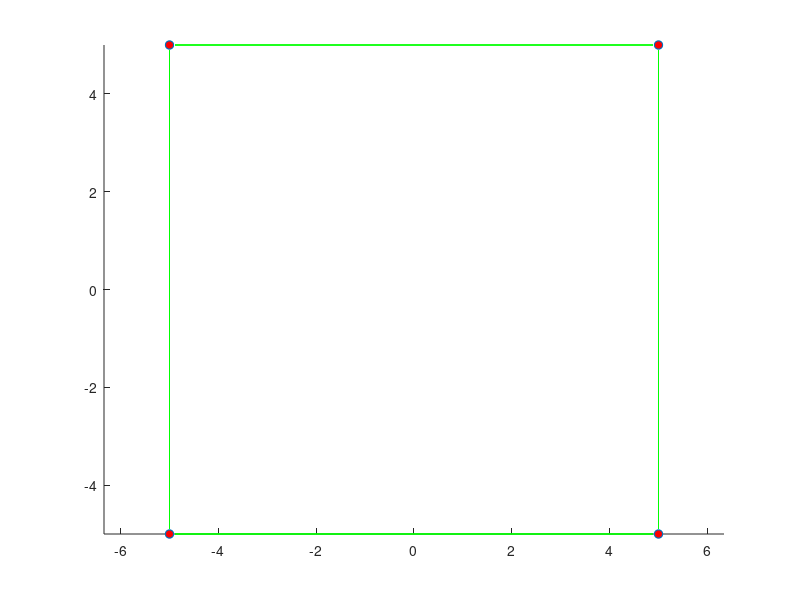
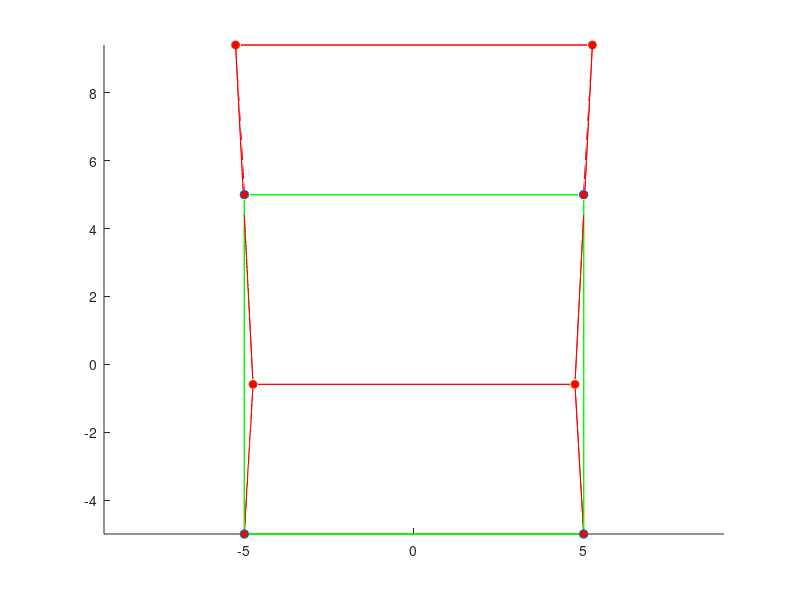

MATLAB code to generate these figures, in order:
function FEM_2Dor3D_linelast_standard
%
%          Example 2D and 3D Linear elastic FEM code
%            Currently coded to run either plane strain or plane stress (2DOF) or general 3D but
%            could easily be modified for axisymmetry too.
%
%        Variables read from input file;
%        nprops              No. material parameters
%        materialprops(i)    List of material parameters
%        ncoord              No. spatial coords (2 for 2D, 3 for 3D)
%        ndof                No. degrees of freedom per node (2 for 2D, 3 for 3D)
%                            (here ndof=ncoord, but the program allows them to be different
%                            to allow extension to plate & beam elements with C^1 continuity)
%        nnode               No. nodes
%        coords(i,j)         ith coord of jth node, for i=1..ncoord; j=1..nnode
%        nelem               No. elements
%        maxnodes            Max no. nodes on any one element (used for array dimensioning)
%        nelnodes(i)         No. nodes on the ith element
%        elident(i)          An integer identifier for the ith element.  Not used
%                            in this code but could be used to switch on reduced integration,
%                            etc.
%        connect(i,j)        List of nodes on the jth element
%        nfix                Total no. prescribed displacements
%        fixnodes(i,j)       List of prescribed displacements at nodes
%                            fixnodes(1,j) Node number
%                            fixnodes(2,j) Displacement component number (1, 2 or 3)
%                            fixnodes(3,j) Value of the displacement
%        ndload              Total no. element faces subjected to tractions
%        dloads(i,j)         List of element tractions
%                            dloads(1,j) Element number
%                            dloads(2,j) face number
%                            dloads(3,j), dloads(4,j), dloads(5,j) Components of traction
%                            (assumed uniform) 
%
%  To run the program you first need to set up an input file, as described in 
%  the lecture notes.  Then change the fopen command below to point to the file.
%  Also change the fopen command in the post-processing step (near the bottom of the
%  program) to point to a suitable output file.  Then execute the file in
%  the usual fashion (e.g. hit the green arrow at the top of the MATLAB
%  editor window)
% 
%
% ==================== Read data from the input file ===========================
%
%
% YOU NEED TO CHANGE THE PATH & FILE NAME TO POINT TO YOUR INPUT FILE
%
% infile=fopen('linear_elastic_Brick20.txt','r');
infile=fopen('LinearElastic_Hex8.txt','r');
outfile=fopen('Results_LinearElastic.txt','w');

[nprops,materialprops,ncoord,ndof,nnode,coords,nelem,maxnodes,connect,nelnodes,elident,nfix,fixnodes,ndload,dloads] = read_input_file(infile);

fclose(infile);

% Plot the initial mesh as a check
close all
figure
plotmesh(coords,ncoord,nnode,connect,nelem,elident,nelnodes,'g');

%
%============================ MAIN FEM ANALYSIS PROCEDURE ========================
%
%   dofs        Nodal displacements.  Let u_i^a be ith displacement component
%               at jth node.  Then dofs contain (u_1^1, u_2^1, u_1^2, u_2^2....) for 2D
%               and (u_1^1, u_2^1, u_3^1, u_1^2, u_2^2, u_3^2....) for 3D
%
%   K           Global stiffness matrix.  Stored as (K_1111 K_1112  K_1121  K_1122...
%                                                    K_1211 K_1212  K_1221  K_1222...
%                                                    K_2111 K_2112  K_2121  K_2122...)
%               for 2D problem and similarly for 3D problem
%   r           Force vector.  Currently only includes contribution from tractions
%               acting on element faces (i.e. body forces are neglected)
%
  dofs = zeros(ndof*nnode,1);  

  K = globalstiffness(ncoord,ndof,nnode,coords,nelem,maxnodes,elident,nelnodes,connect,materialprops,dofs);

  r = globaltraction(ncoord,ndof,nnode,ndload,coords,nelnodes,elident,connect,dloads,dofs);

%
%  Fix constrained nodes.  We should really do this in a way that preserves the symmetry of K
%  but it's not worth it for the small demo problems here.
%
  for n = 1:nfix
     rw = ndof*(fixnodes(1,n)-1) + fixnodes(2,n);
     for cl = 1:ndof*nnode
        K(rw,cl) = 0;
     end
     K(rw,rw) = 1.;
     r(rw) = fixnodes(3,n);
  end
%
% Solve for the displacements
%

  dofs = K\r;

%
%================================= POST-PROCESSING =================================
%
% Create a plot of the deformed mesh
%

  defcoords = zeros(ndof,nnode); 
  scalefactor = 1.0;
  for i = 1:nnode
    for j = 1:ndof
       defcoords(j,i) = coords(j,i) + scalefactor*dofs(ndof*(i-1)+j); 
    end
  end

 figure
 plotmesh(coords,ncoord,nnode,connect,nelem,elident,nelnodes,'g');
 hold on
 plotmesh(defcoords,ncoord,nnode,connect,nelem,elident,nelnodes,'r');  
  
 print_results(outfile, ...
    nprops,materialprops,ncoord,ndof,nnode,coords, ...
    nelem,maxnodes,connect,nelnodes,elident, ...
    nfix,fixnodes,ndload,dloads,dofs)
 
fclose(outfile); 
end 

%================= Material Stiffness ==================================
%
%    Computes elasticity tensor C_{ijkl} = shear modulus and Poissons ratio
%    Currently coded either for plane strain, plane stress or general 3D.
%
function C = materialstiffness(ndof,ncoord,strain,materialprops)

   mu = materialprops(1);
   nu = materialprops(2);
   
   C = zeros(ndof,ncoord,ndof,ncoord);
   
   if (ncoord == 2)   

%  planestrain = 0 => plane stress, planestrain = 1 => plane strain
   planestrain = materialprops(3);
 
     for i = 1:2
       for j = 1:2
         for k = 1:2
           for l = 1:2
             if (planestrain==1) 
               if (i==j && k==l)
                   C(i,j,k,l) = C(i,j,k,l)+2*mu*nu/(1-2*nu);
               end
             else
               if (i==j && k==l)
                   C(i,j,k,l) = C(i,j,k,l)+2*mu*nu/(1-nu);
               end
             end
             if (i==l && k==j)
                 C(i,j,k,l) = C(i,j,k,l)+mu;
             end
             if (i==k && j==l)
                 C(i,j,k,l) = C(i,j,k,l)+mu;
             end
           end
         end
       end
     end
     
   elseif (ncoord == 3) 

     for i = 1:3 
       for j = 1:3
         for k = 1:3
           for l = 1:3
             if (i==j && k==l)
                 C(i,j,k,l)=C(i,j,k,l) + 2.*mu*nu/(1.-2.*nu);
             end
             if (i==k && j==l)
                 C(i,j,k,l)=C(i,j,k,l) + mu;
             end
             if (i==l && j==k)
                 C(i,j,k,l)=C(i,j,k,l) + mu;
             end
            end
          end
        end
      end
    end

 end
%================= Material Stress ==================================
%
%   Computes stress sigma_{ij} given strain epsilon_{ij}
%
function stress = materialstress(ndof,ncoord,strain,materialprops)

   C = materialstiffness(ndof,ncoord,strain,materialprops);
   stress = zeros(ndof,ncoord);
   for i = 1 : ndof
     for j = 1 : ncoord
        for k = 1 : ndof
          for l = 1: ncoord
            stress(i,j) = stress(i,j) + C(i,j,k,l)*strain(k,l);
          end
        end
     end
   end
  end
%
%====================== No. integration points =============================
%
%   Defines the number of integration points:be used for
%   each element type
%
function n = numberofintegrationpoints(ncoord,nelnodes,elident)
  
   if (ncoord == 1) 
     n = nelnodes;   
   elseif (ncoord == 2) 
     if (nelnodes == 3)
         n = 1;
     end
     if (nelnodes == 6)
         n = 3;
     end
     if (nelnodes == 4)
         n = 4;
     end
     if (nelnodes == 8)
         n = 9;
     end
   elseif (ncoord == 3) 
     if (nelnodes == 4)
         n = 1 ;
     end
     if (nelnodes == 10)
         n = 4;
     end
     if (nelnodes == 8)
         n = 8;
     end
     if (nelnodes == 20)
         n = 27;
     end
   end
end   
%
%====================== INTEGRATION POINTS ==================================
%
%   Defines positions of integration points
%
function xi = integrationpoints(ncoord,nelnodes,npoints,elident)

   xi = zeros(ncoord,npoints);
%
%  1D elements
%
   if (ncoord == 1) 
     if (npoints==1) 
       xi(1,1) = 0.;
     elseif (npoints == 2) 
       xi(1,1) = -0.5773502692;
       xi(1,2) = -xi(1,1);
     elseif (npoints == 3) 
       xi(1,1) = -0.7745966692;
       xi(1,2) = 0.0;
       xi(1,3) = -xi(1,1);
     end
%
%  2D elements
%
   elseif (ncoord == 2) 
%
%    Triangular element
%
     if ( nelnodes == 3 || nelnodes == 6 ) 
       if (npoints == 1) 
         xi(1,1) = 1./3.;
         xi(2,1) = 1./3.;
       elseif (npoints == 3) 
         xi(1,1) = 0.6;
         xi(2,1) = 0.2;
         xi(1,2) = 0.2;
         xi(2,2) = 0.6;
         xi(1,3) = 0.2;
         xi(2,3) = 0.2;
       elseif (npoints == 4) 
         xi(1,1) = 1./3.;
         xi(2,1) = 1./3.;
         xi(1,2) = 0.6;
         xi(2,2) = 0.2;
         xi(1,3) = 0.2;
         xi(2,3) = 0.6;
         xi(1,4) = 0.2;
         xi(2,4) = 0.2;
       end
%
%    Rectangular element
%                  
     elseif ( nelnodes==4 || nelnodes==8 ) 

       if (npoints == 1) 
         xi(1,1) = 0.;
         xi(2,1) = 0.;
       elseif (npoints == 4) 
         xi(1,1) = -0.5773502692;
         xi(2,1) = xi(1,1);
         xi(1,2) = -xi(1,1);
         xi(2,2) = xi(1,1);
         xi(1,3) = xi(1,1);
         xi(2,3) = -xi(1,1);
         xi(1,4) = -xi(1,1);
         xi(2,4) = -xi(1,1);
       elseif (npoints == 9) 
         xi(1,1) = -0.7745966692;
         xi(2,1) = xi(1,1);
         xi(1,2) = 0.0;
         xi(2,2) = xi(1,1);
         xi(1,3) = -xi(1,1);
         xi(2,3) = xi(1,1);
         xi(1,4) = xi(1,1);
         xi(2,4) = 0.0;
         xi(1,5) = 0.0;
         xi(2,5) = 0.0;
         xi(1,6) = -xi(1,1);
         xi(2,6) = 0.0;
         xi(1,7) = xi(1,1);
         xi(2,7) = -xi(1,1);
         xi(1,8) = 0.;
         xi(2,8) = -xi(1,1);
         xi(1,9) = -xi(1,1);
         xi(2,9) = -xi(1,1);
       end
     end
%
%   3D elements
%
   elseif (ncoord == 3) 
%
%  3D elements
%
     if (nelnodes == 4 || nelnodes==10 ) 
       if (npoints == 1) 
         xi(1,1) = 0.25;
         xi(2,1) = 0.25;
         xi(3,1) = 0.25;
       elseif (npoints == 4) 
         xi(1,1) = 0.58541020;
         xi(2,1) = 0.13819660;
         xi(3,1) = xi(2,1);
         xi(1,2) = xi(2,1);
         xi(2,2) = xi(1,1);
         xi(3,2) = xi(2,1);
         xi(1,3) = xi(2,1);
         xi(2,3) = xi(2,1);
         xi(3,3) = xi(1,1);
         xi(1,4) = xi(2,1);
         xi(2,4) = xi(2,1);
         xi(3,4) = xi(2,1);
       end
     elseif ( nelnodes==8 || nelnodes==20 ) 
       if (npoints == 1) 
         xi(1,1) = 0.;
         xi(2,1) = 0.;
         xi(3,1) = 0.;
       elseif (npoints == 8) 
         x1D = [-0.5773502692,0.5773502692];
         for k = 1:2
           for j = 1:2 
             for i = 1:2
               n = 4*(k-1) + 2*(j-1) + i;
               xi(1,n) = x1D(i);
               xi(2,n) = x1D(j);
               xi(3,n) = x1D(k);
             end
           end
         end
       elseif (npoints == 27) 
         x1D = [-0.7745966692,0.,0.7745966692];
         for k = 1:3
           for j = 1:3
             for i = 1:3
               n = 9*(k-1) + 3*(j-1) + i;
               xi(1,n) = x1D(i);
               xi(2,n) = x1D(j);
               xi(3,n) = x1D(k);
             end
           end
         end
       end
     end
   end
end

%
%================= INTEGRATION WEIGHTS ==================================
%
%   Defines integration weights w_i
%
function w = integrationweights(ncoord,nelnodes,npoints,elident)

   w = zeros(npoints,1);

%
%  1D elements
%
   if (ncoord == 1) 
     if (npoints == 1)
       w(1) = 2.;
     elseif (npoints == 2) 
       w = [1.,1.];
     elseif (npoints == 3) 
       w = [0.555555555,0.888888888,0.555555555];
     end
%
%  2D elements
%
   elseif (ncoord == 2) 
%
%    Triangular element
%
     if ( nelnodes == 3 || nelnodes == 6 ) 
       if (npoints == 1) 
         w(1) = 0.5;
       elseif (npoints == 3) 
         w(1) = 1./6.;
         w(2) = 1./6.;
         w(3) = 1./6.;
       elseif (npoints == 4) 
         w = [-27./96.,25./96.,25/96.,25/96.];
       end
%
%    Rectangular element
%                  
     elseif ( nelnodes==4 || nelnodes==8 ) 

       if (npoints == 1) 
         w(1) = 4.;
       elseif (npoints == 4) 
         w = [1.,1.,1.,1.];
       elseif (npoints == 9 ) 
         w1D = [0.555555555,0.888888888,0.55555555555];
         for j = 1:3
           for i = 1:3
             n = 3*(j-1)+i;
             w(n) = w1D(i)*w1D(j);
           end
         end    
       end
     end 

   elseif (ncoord == 3) 
%
%  3D elements
%
     if (nelnodes == 4 || nelnodes==10 ) 
       if (npoints == 1) 
         w(1) = 1./6.;
       elseif (npoints == 4) 
         w = [1./24.,1./24.,1./24.,1./24.];
       end
     elseif ( nelnodes==8 || nelnodes==20 ) 
       if (npoints == 1) 
         w(1) = 8.;
       elseif (npoints == 8) 
         w = [1.,1.,1.,1.,1.,1.,1.,1.];
       elseif (npoints == 27) 
         w1D = [0.555555555,0.888888888,0.55555555555];
         for k = 1:3
           for j = 1:3
             for i = 1:3
               n = 9*(k-1)+3*(j-1)+i;
               w(n) = w1D(i)*w1D(j)*w1D(k);
             end
           end    
         end
       end
     end
   end
end

%
%================= SHAPE FUNCTIONS ==================================
%
%        Calculates shape functions for various element types
%
function N = shapefunctions(nelnodes,ncoord,elident,xi)
 

   N = zeros(nelnodes,1);
%
%  1D elements
%
  if (ncoord == 1) 
    if (nelnodes==2) 
      N(1) = 0.5*(1.+xi(1));
      N(2) = 0.5*(1.-xi(1));
    elseif (nelnodes == 3) 
      N(1) = -0.5*xi(1)*(1.-xi(1));
      N(2) =  0.5*xi(1)*(1.+xi(1));
      N(3) = (1.-xi(1))*(1.+xi(1));
    end
%
%  2D elements
%
   elseif (ncoord == 2) 
%
%    Triangular element
%
     if ( nelnodes == 3 ) 
       N(1) = xi(1);
       N(2) = xi(2);
       N(3) = 1.-xi(1)-xi(2);               
     elseif ( nelnodes == 6 ) 
       xi3 = 1.-xi(1)-xi(2);
       N(1) = (2.*xi(1)-1.)*xi(1);
       N(2) = (2.*xi(2)-1.)*xi(2);
       N(3) = (2.*xi3-1.)*xi3;
       N(4) = 4.*xi(1)*xi(2);
       N(5) = 4.*xi(2)*xi3;
       N(6) = 4.*xi3*xi(1);
%
%    Rectangular element
%                  
     elseif ( nelnodes == 4 ) 
       N(1) = 0.25*(1.-xi(1))*(1.-xi(2));
       N(2) = 0.25*(1.+xi(1))*(1.-xi(2));
       N(3) = 0.25*(1.+xi(1))*(1.+xi(2));
       N(4) = 0.25*(1.-xi(1))*(1.+xi(2));
     elseif (nelnodes == 8) 
       N(1) = -0.25*(1.-xi(1))*(1.-xi(2))*(1.+xi(1)+xi(2));
       N(2) = 0.25*(1.+xi(1))*(1.-xi(2))*(xi(1)-xi(2)-1.);
       N(3) = 0.25*(1.+xi(1))*(1.+xi(2))*(xi(1)+xi(2)-1.);
       N(4) = 0.25*(1.-xi(1))*(1.+xi(2))*(xi(2)-xi(1)-1.);
       N(5) = 0.5*(1.-xi(1)*xi(1))*(1.-xi(2));
       N(6) = 0.5*(1.+xi(1))*(1.-xi(2)*xi(2));
       N(7) = 0.5*(1.-xi(1)*xi(1))*(1.+xi(2));
       N(8) = 0.5*(1.-xi(1))*(1.-xi(2)*xi(2));
     end
%
   elseif (ncoord==3) 

     if (nelnodes == 4) 
       N(1) = xi(1);
       N(2) = xi(2);
       N(3) = xi(3);
       N(4) = 1.-xi(1)-xi(2)-xi(3);
     elseif (nelnodes == 10) 
       xi4 = 1.-xi(1)-xi(2)-xi(3);
       N(1) = (2.*xi(1)-1.)*xi(1);
       N(2) = (2.*xi(2)-1.)*xi(2);
       N(3) = (2.*xi(3)-1.)*xi(3);
       N(4) = (2.*xi4-1.)*xi4;
       N(5) = 4.*xi(1)*xi(2);
       N(6) = 4.*xi(2)*xi(3);
       N(7) = 4.*xi(3)*xi(1);
       N(8) = 4.*xi(1)*xi4;
       N(9) = 4.*xi(2)*xi4;
       N(10) = 4.*xi(3)*xi4;
     elseif (nelnodes == 8) 
       N(1) = (1.-xi(1))*(1.-xi(2))*(1.-xi(3))/8.;
       N(2) = (1.+xi(1))*(1.-xi(2))*(1.-xi(3))/8.;
       N(3) = (1.+xi(1))*(1.+xi(2))*(1.-xi(3))/8.;
       N(4) = (1.-xi(1))*(1.+xi(2))*(1.-xi(3))/8.;
       N(5) = (1.-xi(1))*(1.-xi(2))*(1.+xi(3))/8.;
       N(6) = (1.+xi(1))*(1.-xi(2))*(1.+xi(3))/8.;
       N(7) = (1.+xi(1))*(1.+xi(2))*(1.+xi(3))/8.;
       N(8) = (1.-xi(1))*(1.+xi(2))*(1.+xi(3))/8.;
     elseif (nelnodes == 20) 
       N(1) = (1.-xi(1))*(1.-xi(2))*(1.-xi(3))*(-xi(1)-xi(2)-xi(3)-2.)/8.;
       N(2) = (1.+xi(1))*(1.-xi(2))*(1.-xi(3))*(xi(1)-xi(2)-xi(3)-2.)/8.;
       N(3) = (1.+xi(1))*(1.+xi(2))*(1.-xi(3))*(xi(1)+xi(2)-xi(3)-2.)/8.;
       N(4) = (1.-xi(1))*(1.+xi(2))*(1.-xi(3))*(-xi(1)+xi(2)-xi(3)-2.)/8.;
       N(5) = (1.-xi(1))*(1.-xi(2))*(1.+xi(3))*(-xi(1)-xi(2)+xi(3)-2.)/8.;
       N(6) = (1.+xi(1))*(1.-xi(2))*(1.+xi(3))*(xi(1)-xi(2)+xi(3)-2.)/8.;
       N(7) = (1.+xi(1))*(1.+xi(2))*(1.+xi(3))*(xi(1)+xi(2)+xi(3)-2.)/8.;
       N(8) = (1.-xi(1))*(1.+xi(2))*(1.+xi(3))*(-xi(1)+xi(2)+xi(3)-2.)/8.;
       N(9)  = (1.-xi(1)^2)*(1.-xi(2))*(1.-xi(3))/4.;
       N(10) = (1.+xi(1))*(1.-xi(2)^2)*(1.-xi(3))/4.;
       N(11) = (1.-xi(1)^2)*(1.+xi(2))*(1.-xi(3))/4.;
       N(12) = (1.-xi(1))*(1.-xi(2)^2)*(1.-xi(3))/4.;
       N(13) = (1.-xi(1)^2)*(1.-xi(2))*(1.+xi(3))/4.;
       N(14) = (1.+xi(1))*(1.-xi(2)^2)*(1.+xi(3))/4.;
       N(15) = (1.-xi(1)^2)*(1.+xi(2))*(1.+xi(3))/4.;
       N(16) = (1.-xi(1))*(1.-xi(2)^2)*(1.+xi(3))/4.;
       N(17) = (1.-xi(1))*(1.-xi(2))*(1.-xi(3)^2)/4.;
       N(18) = (1.+xi(1))*(1.-xi(2))*(1.-xi(3)^2)/4.;
       N(19) = (1.+xi(1))*(1.+xi(2))*(1.-xi(3)^2)/4.;
       N(20) = (1.-xi(1))*(1.+xi(2))*(1.-xi(3)^2)/4.;
     end
   end

end

%
%================= SHAPE FUNCTION DERIVATIVES ======================
%
function dNdxi = shapefunctionderivs(nelnodes,ncoord,elident,xi)

  dNdxi = zeros(nelnodes,ncoord);
%
% 1D elements
%
  if (ncoord == 1) 
    if (nelnodes==2) 
      dNdxi(1,1) = 0.5;
      dNdxi(2,1) = -0.5;
    elseif (nelnodes == 3) 
      dNdxi(1,1) = -0.5+xi(1);
      dNdxi(2,1) =  0.5+xi(1);
      dNdxi(3,1) = -2.*xi(1);
    end
%
%  2D elements
%
   elseif (ncoord == 2) 
%
%    Triangular element
%
     if ( nelnodes == 3 ) 
       dNdxi(1,1) = 1.;
       dNdxi(2,2) = 1.;
       dNdxi(3,1) = -1.;
       dNdxi(3,2) = -1.;               
     elseif ( nelnodes == 6 ) 
       xi3 = 1.-xi(1)-xi(2);
       dNdxi(1,1) = 4.*xi(1)-1.;
       dNdxi(2,2) = 4.*xi(2)-1.;
       dNdxi(3,1) = -(4.*xi3-1.);
       dNdxi(3,2) = -(4.*xi3-1.);
       dNdxi(4,1) = 4.*xi(2);
       dNdxi(4,2) = 4.*xi(1);
       dNdxi(5,1) = -4.*xi(2);
       dNdxi(5,2) = -4.*xi(1);
       dNdxi(6,1) = 4.*xi3 - 4.*xi(1);
       dNdxi(6,2) = 4.*xi3 - 4.*xi(2);
%
%    Rectangular element
%                  
     elseif ( nelnodes == 4 ) 
       dNdxi(1,1) = -0.25*(1.-xi(2));
       dNdxi(1,2) = -0.25*(1.-xi(1));
       dNdxi(2,1) = 0.25*(1.-xi(2));
       dNdxi(2,2) = -0.25*(1.+xi(1));
       dNdxi(3,1) = 0.25*(1.+xi(2));
       dNdxi(3,2) = 0.25*(1.+xi(1));
       dNdxi(4,1) = -0.25*(1.+xi(2));
       dNdxi(4,2) = 0.25*(1.-xi(1));
     elseif (nelnodes == 8) 
       dNdxi(1,1) = 0.25*(1.-xi(2))*(2.*xi(1)+xi(2));
       dNdxi(1,2) = 0.25*(1.-xi(1))*(xi(1)+2.*xi(2));
       dNdxi(2,1) = 0.25*(1.-xi(2))*(2.*xi(1)-xi(2));
       dNdxi(2,2) = 0.25*(1.+xi(1))*(2.*xi(2)-xi(1));
       dNdxi(3,1) = 0.25*(1.+xi(2))*(2.*xi(1)+xi(2));
       dNdxi(3,2) = 0.25*(1.+xi(1))*(2.*xi(2)+xi(1));
       dNdxi(4,1) = 0.25*(1.+xi(2))*(2.*xi(1)-xi(2));
       dNdxi(4,2) = 0.25*(1.-xi(1))*(2.*xi(2)-xi(1));
       dNdxi(5,1) = -xi(1)*(1.-xi(2));
       dNdxi(5,2) = -0.5*(1.-xi(1)*xi(1));
       dNdxi(6,1) = 0.5*(1.-xi(2)*xi(2));
       dNdxi(6,2) = -(1.+xi(1))*xi(2);
       dNdxi(7,1) = -xi(1)*(1.+xi(2));
       dNdxi(7,2) = 0.5*(1.-xi(1)*xi(1));
       dNdxi(8,1) = -0.5*(1.-xi(2)*xi(2));
       dNdxi(8,2) = -(1.-xi(1))*xi(2);
      end
%
%    3D elements
%
   elseif (ncoord==3) 

     if (nelnodes == 4) 
       dNdxi(1,1) = 1.;
       dNdxi(2,2) = 1.;
       dNdxi(3,3) = 1.;
       dNdxi(4,1) = -1.;
       dNdxi(4,2) = -1.;
       dNdxi(4,3) = -1.;
     elseif (nelnodes == 10) 
       xi4 = 1.-xi(1)-xi(2)-xi(3);
       dNdxi(1,1) = (4.*xi(1)-1.);
       dNdxi(2,2) = (4.*xi(2)-1.);
       dNdxi(3,3) = (4.*xi(3)-1.);
       dNdxi(4,1) = -(4.*xi4-1.);
       dNdxi(4,2) = -(4.*xi4-1.);
       dNdxi(4,3) = -(4.*xi4-1.);
       dNdxi(5,1) = 4.*xi(2);
       dNdxi(5,2) = 4.*xi(1);
       dNdxi(6,2) = 4.*xi(3);
       dNdxi(6,3) = 4.*xi(2);
       dNdxi(7,1) = 4.*xi(3);
       dNdxi(7,3) = 4.*xi(1); 
       dNdxi(8,1) = 4.*(xi4-xi(1));
       dNdxi(8,2) = -4.*xi(1);
       dNdxi(8,3) = -4.*xi(1);
       dNdxi(9,1) = -4.*xi(2);
       dNdxi(9,2) = 4.*(xi4-xi(2));
       dNdxi(9,3) = -4.*xi(2);
       dNdxi(10,1) = -4.*xi(3)*xi4;
       dNdxi(10,2) = -4.*xi(3);
       dNdxi(10,3) = 4.*(xi4-xi(3));
     elseif (nelnodes == 8) 
       dNdxi(1,1) = -(1.-xi(2))*(1.-xi(3))/8.;
       dNdxi(1,2) = -(1.-xi(1))*(1.-xi(3))/8.;
       dNdxi(1,3) = -(1.-xi(1))*(1.-xi(2))/8.;
       dNdxi(2,1) = (1.-xi(2))*(1.-xi(3))/8.;
       dNdxi(2,2) = -(1.+xi(1))*(1.-xi(3))/8.;
       dNdxi(2,3) = -(1.+xi(1))*(1.-xi(2))/8.;
       dNdxi(3,1) = (1.+xi(2))*(1.-xi(3))/8.;
       dNdxi(3,2) = (1.+xi(1))*(1.-xi(3))/8.;
       dNdxi(3,3) = -(1.+xi(1))*(1.+xi(2))/8.;
       dNdxi(4,1) = -(1.+xi(2))*(1.-xi(3))/8.;
       dNdxi(4,2) = (1.-xi(1))*(1.-xi(3))/8.;
       dNdxi(4,3) = -(1.-xi(1))*(1.+xi(2))/8.;
       dNdxi(5,1) = -(1.-xi(2))*(1.+xi(3))/8.;
       dNdxi(5,2) = -(1.-xi(1))*(1.+xi(3))/8.;
       dNdxi(5,3) = (1.-xi(1))*(1.-xi(2))/8.;
       dNdxi(6,1) = (1.-xi(2))*(1.+xi(3))/8.;
       dNdxi(6,2) = -(1.+xi(1))*(1.+xi(3))/8.;
       dNdxi(6,3) = (1.+xi(1))*(1.-xi(2))/8.;
       dNdxi(7,1) = (1.+xi(2))*(1.+xi(3))/8.;
       dNdxi(7,2) = (1.+xi(1))*(1.+xi(3))/8.;
       dNdxi(7,3) = (1.+xi(1))*(1.+xi(2))/8.;
       dNdxi(8,1) = -(1.+xi(2))*(1.+xi(3))/8.;
       dNdxi(8,2) = (1.-xi(1))*(1.+xi(3))/8.;
       dNdxi(8,3) = (1.-xi(1))*(1.+xi(2))/8.;
     elseif (nelnodes == 20) 
       dNdxi(1,1) = (-(1.-xi(2))*(1.-xi(3))*(-xi(1)-xi(2)-xi(3)-2.)-(1.-xi(1))*(1.-xi(2))*(1.-xi(3)))/8.;
       dNdxi(1,2) = (-(1.-xi(1))*(1.-xi(3))*(-xi(1)-xi(2)-xi(3)-2.)-(1.-xi(1))*(1.-xi(2))*(1.-xi(3)))/8.;
       dNdxi(1,3) = (-(1.-xi(1))*(1.-xi(2))*(-xi(1)-xi(2)-xi(3)-2.)-(1.-xi(1))*(1.-xi(2))*(1.-xi(3)))/8.;

       dNdxi(2,1) = ((1.-xi(2))*(1.-xi(3))*(xi(1)-xi(2)-xi(3)-2.)+(1.+xi(1))*(1.-xi(2))*(1.-xi(3)))/8.;
       dNdxi(2,2) = (-(1.+xi(1))*(1.-xi(3))*(xi(1)-xi(2)-xi(3)-2.)-(1.+xi(1))*(1.-xi(2))*(1.-xi(3)))/8.;
       dNdxi(2,3) = (-(1.+xi(1))*(1.-xi(2))*(xi(1)-xi(2)-xi(3)-2.)-(1.+xi(1))*(1.-xi(2))*(1.-xi(3)))/8.;

       dNdxi(3,1) = ((1.+xi(2))*(1.-xi(3))*(xi(1)+xi(2)-xi(3)-2.)+(1.+xi(1))*(1.+xi(2))*(1.-xi(3)))/8.;
       dNdxi(3,2) = ((1.+xi(1))*(1.-xi(3))*(xi(1)+xi(2)-xi(3)-2.)+(1.+xi(1))*(1.+xi(2))*(1.-xi(3)))/8.;
       dNdxi(3,3) = (-(1.+xi(1))*(1.+xi(2))*(xi(1)+xi(2)-xi(3)-2.)-(1.+xi(1))*(1.+xi(2))*(1.-xi(3)))/8.;

       dNdxi(4,1) = (-(1.+xi(2))*(1.-xi(3))*(-xi(1)+xi(2)-xi(3)-2.)-(1.-xi(1))*(1.+xi(2))*(1.-xi(3)))/8.;
       dNdxi(4,2) = ((1.-xi(1))*(1.-xi(3))*(-xi(1)+xi(2)-xi(3)-2.)+(1.-xi(1))*(1.+xi(2))*(1.-xi(3)))/8.;
       dNdxi(4,3) = (-(1.-xi(1))*(1.+xi(2))*(-xi(1)+xi(2)-xi(3)-2.)-(1.-xi(1))*(1.+xi(2))*(1.-xi(3)))/8.;
       dNdxi(5,1) = (-(1.-xi(2))*(1.+xi(3))*(-xi(1)-xi(2)+xi(3)-2.)-(1.-xi(1))*(1.-xi(2))*(1.+xi(3)))/8.;
       dNdxi(5,2) = (-(1.-xi(1))*(1.+xi(3))*(-xi(1)-xi(2)+xi(3)-2.)-(1.-xi(1))*(1.-xi(2))*(1.+xi(3)))/8.;
       dNdxi(5,3) = ((1.-xi(1))*(1.-xi(2))*(-xi(1)-xi(2)+xi(3)-2.)+(1.-xi(1))*(1.-xi(2))*(1.+xi(3)))/8.;
       dNdxi(6,1) = ((1.-xi(2))*(1.+xi(3))*(xi(1)-xi(2)+xi(3)-2.)+(1.+xi(1))*(1.-xi(2))*(1.+xi(3)))/8.;
       dNdxi(6,2) = (-(1.+xi(1))*(1.+xi(3))*(xi(1)-xi(2)+xi(3)-2.)-(1.+xi(1))*(1.-xi(2))*(1.+xi(3)))/8.;
       dNdxi(6,3) = ((1.+xi(1))*(1.-xi(2))*(xi(1)-xi(2)+xi(3)-2.)+(1.+xi(1))*(1.-xi(2))*(1.+xi(3)))/8.;
       dNdxi(7,1) = ((1.+xi(2))*(1.+xi(3))*(xi(1)+xi(2)+xi(3)-2.)+(1.+xi(1))*(1.+xi(2))*(1.+xi(3)))/8.;
       dNdxi(7,2) = ((1.+xi(1))*(1.+xi(3))*(xi(1)+xi(2)+xi(3)-2.)+(1.+xi(1))*(1.+xi(2))*(1.+xi(3)))/8.;
       dNdxi(7,3) = ((1.+xi(1))*(1.+xi(2))*(xi(1)+xi(2)+xi(3)-2.)+(1.+xi(1))*(1.+xi(2))*(1.+xi(3)))/8.;
       dNdxi(8,1) = (-(1.+xi(2))*(1.+xi(3))*(-xi(1)+xi(2)+xi(3)-2.)-(1.-xi(1))*(1.+xi(2))*(1.+xi(3)))/8.;
       dNdxi(8,2) = ((1.-xi(1))*(1.+xi(3))*(-xi(1)+xi(2)+xi(3)-2.)+(1.-xi(1))*(1.+xi(2))*(1.+xi(3)))/8.;
       dNdxi(8,3) = ((1.-xi(1))*(1.+xi(2))*(-xi(1)+xi(2)+xi(3)-2.)+(1.-xi(1))*(1.+xi(2))*(1.+xi(3)))/8.;
       dNdxi(9,1)  = -2.*xi(1)*(1.-xi(2))*(1.-xi(3))/4.;
       dNdxi(9,2)  = -(1.-xi(1)^2)*(1.-xi(3))/4.;
       dNdxi(9,3)  = -(1.-xi(1)^2)*(1.-xi(2))/4.;
       dNdxi(10,1)  = (1.-xi(2)^2)*(1.-xi(3))/4.;
       dNdxi(10,2)  = -2.*xi(2)*(1.+xi(1))*(1.-xi(3))/4.;
       dNdxi(10,3)  = -(1.-xi(2)^2)*(1.+xi(1))/4.;
       dNdxi(11,1)  = -2.*xi(1)*(1.+xi(2))*(1.-xi(3))/4.;
       dNdxi(11,2)  = (1.-xi(1)^2)*(1.-xi(3))/4.;
       dNdxi(11,3)  = -(1.-xi(1)^2)*(1.+xi(2))/4.;
       dNdxi(12,1)  = -(1.-xi(2)^2)*(1.-xi(3))/4.;
       dNdxi(12,2)  = -2.*xi(2)*(1.-xi(1))*(1.-xi(3))/4.;
       dNdxi(12,3)  = -(1.-xi(2)^2)*(1.-xi(1))/4.;
       dNdxi(13,1)  = -2.*xi(1)*(1.-xi(2))*(1.+xi(3))/4.;
       dNdxi(13,2)  = -(1.-xi(1)^2)*(1.+xi(3))/4.;
       dNdxi(13,3)  = (1.-xi(1)^2)*(1.-xi(2))/4.;
       dNdxi(14,1)  = (1.-xi(2)^2)*(1.+xi(3))/4.;
       dNdxi(14,2)  = -2.*xi(2)*(1.+xi(1))*(1.+xi(3))/4.;
       dNdxi(14,3)  = (1.-xi(2)^2)*(1.+xi(1))/4.;
       dNdxi(15,1)  = -2.*xi(1)*(1.+xi(2))*(1.+xi(3))/4.;
       dNdxi(15,2)  =  (1.-xi(1)^2)*(1.+xi(3))/4.;
       dNdxi(15,3)  = (1.-xi(1)^2)*(1.+xi(2))/4.;
       dNdxi(16,1)  = -(1.-xi(2)^2)*(1.+xi(3))/4.;
       dNdxi(16,2)  = -2.*xi(2)*(1.-xi(1))*(1.+xi(3))/4.;
       dNdxi(16,3)  = (1.-xi(2)^2)*(1.-xi(1))/4.;
       dNdxi(17,1) = -(1.-xi(2))*(1.-xi(3)^2)/4.;
       dNdxi(17,2) = -(1.-xi(1))*(1.-xi(3)^2)/4.;
       dNdxi(17,3) = -xi(3)*(1.-xi(1))*(1.-xi(2))/2.;
       dNdxi(18,1) = (1.-xi(2))*(1.-xi(3)^2)/4.;
       dNdxi(18,2) = -(1.+xi(1))*(1.-xi(3)^2)/4.;
       dNdxi(18,3) = -xi(3)*(1.+xi(1))*(1.-xi(2))/2.;
       dNdxi(19,1) = (1.+xi(2))*(1.-xi(3)^2)/4.;
       dNdxi(19,2) = (1.+xi(1))*(1.-xi(3)^2)/4.;
       dNdxi(19,3) = -xi(3)*(1.+xi(1))*(1.+xi(2))/2.;
       dNdxi(20,1) = -(1.+xi(2))*(1.-xi(3)^2)/4.;
       dNdxi(20,2) = (1.-xi(1))*(1.-xi(3)^2)/4.;
       dNdxi(20,3) = -xi(3)*(1.-xi(1))*(1.+xi(2))/2.;
     end
   end

  end
%
%================= ELEMENT STIFFNESS MATRIX ================================
%
function kel = elstif(ncoord,ndof,nelnodes,elident,coord,materialprops,displacement)
%
%  Assemble the element stiffness
%
%    Arguments;
%
%      ncoord             No. coordinates (2 or 3 for 2D or 3D problem)
%      ndof               No. degrees of freedom per node (often ndof = ncoord)
%      nelnodes           No. nodes on the element
%      elident            Element identifier (not used here - for future enhancements!)
%      coords(i,a)        ith coord of ath node
%      materialprops      Material properties passed on:constitutive procedures
%      displacement(i,a)  ith displacement component at ath node
%
%   Local variables
%      npoints            No. integration points
%      xi(i,inpt)         ith local coord of integration point no. intpt
%      w(intpt)           weight for integration point no. intpt
%      N(a)               Shape function associated with ath node on element
%      dNdxi(a,i)         Derivative of ath shape function wrt ith local coord
%      dNdx(a,i)          Derivative of ath shape function wrt ith global coord
%      dxdxi(i,j)         Derivative of ith global coord wrt jth local coord
%      dxidx(i,j)         Derivative of ith local coord wrt jth global coord
%      det                Determinant of jacobian
%      strain(i,j)        strain_ij components
%      dsde(i,j,k,l)      Derivative of stress_ij with respect:strain_kl
%      kel(row,col)       Rows && cols of element stiffness
%
%
   npoints = numberofintegrationpoints(ncoord,nelnodes,elident);
   dNdx = zeros(nelnodes,ncoord);
   dxdxi = zeros(ncoord,ncoord);
   strain = zeros(ndof,ncoord);
   kel = zeros(ndof*nelnodes,ndof*nelnodes);
%
%  Set up integration points && weights    
%
   xilist = integrationpoints(ncoord,nelnodes,npoints,elident);
   w = integrationweights(ncoord,nelnodes,npoints,elident);
%
%  Loop over the integration points
%
   for intpt = 1:npoints

%     Compute shape functions && derivatives wrt local coords
%
      for i = 1:ncoord
        xi(i) = xilist(i,intpt);
      end      
      N = shapefunctions(nelnodes,ncoord,elident,xi);
      dNdxi = shapefunctionderivs(nelnodes,ncoord,elident,xi);

      
%
%     Compute the jacobian matrix && its determinant
%
      for i = 1:ncoord
        for j = 1:ncoord
          dxdxi(i,j) = 0.;
          for a = 1:nelnodes
            dxdxi(i,j) = dxdxi(i,j) + coord(i,a)*dNdxi(a,j);
          end
        end
      end
      
      dxidx = inv(dxdxi);
      dt = det(dxdxi);
%
%     Convert shape function derivatives:derivatives wrt global coords
%
      for a = 1:nelnodes
        for i = 1:ncoord
          dNdx(a,i) = 0.;
          for j = 1:ncoord
            dNdx(a,i) = dNdx(a,i) + dNdxi(a,j)*dxidx(j,i);
          end
        end
      end
%
%     Compute the (infinitesimal) strain by differentiating displacements
%     This step is not really necessary for linear elasticity calculations
%     where stiffness is independent of strain.  It is included:allow
%     extension:nonlinear materials later.
%
      for i = 1:ncoord
         for j = 1:ncoord
            strain(i,j) = 0.;
            for a = 1:nelnodes
              strain(i,j) = strain(i,j) + 0.5*(displacement(i,a)*dNdx(a,j)+displacement(j,a)*dNdx(a,i));
            end
         end
      end
%
%     Compute the material tangent stiffness (d stress/d strain)
%     ds/de is just C_ijkl for linear elasticity - this notation is used
%     to allow extension to nonlinear problems
%
      dsde = materialstiffness(ndof,ncoord,strain,materialprops);
%
%     Compute the element stiffness
%             
      for a = 1:nelnodes
        for i = 1:ndof
          for b = 1:nelnodes
            for k = 1:ndof
              row = ndof*(a-1)+i;
              col = ndof*(b-1)+k;
              for j = 1:ncoord
                for l = 1:ncoord
                  kel(col,row) = kel(col,row) + dsde(i,j,k,l)*dNdx(b,l)*dNdx(a,j)*w(intpt)*dt;
                end
              end
            end
          end
        end
      end
   end

end


 %====================== No. nodes on element faces ================
%
%   This procedure returns the number of nodes on each element face
%   for various element types.  This info is needed for computing
%   the surface integrals associated with the element traction vector
%
function n = nfacenodes(ncoord,nelnodes,elident,face)
   if (ncoord == 2) 
     if (nelnodes == 3 || nelnodes == 4)
         n = 2;
     elseif (nelnodes == 6 || nelnodes == 8)
         n=3;
     end
   elseif (ncoord == 3) 
     if (nelnodes == 4)
         n = 3;
     elseif (nelnodes == 10)
         n = 6;
     elseif (nelnodes == 8)
         n = 4;
     elseif (nelnodes == 20)
         n = 8;
     end
   end
end
%======================= Lists of nodes on element faces =============
%
%    This procedure returns the list of nodes on an element face
%    The nodes are ordered so that the element face forms either
%    a 1D line element or a 2D surface element for 2D or 3D problems
%
function list = facenodes(ncoord,nelnodes,elident,face)

   i3 = [2,3,1];
   i4 = [2,3,4,1]; 

   list = zeros(nfacenodes(ncoord,nelnodes,face),1);

   if (ncoord == 2) 
     if (nelnodes == 3) 
       list(1) = face;
       list(2) = i3(face);
     elseif (nelnodes == 6) 
       list(1) = face;
       list(2) = i3(face);
       list(3) = face+3;
     elseif (nelnodes==4) 
       list(1) = face;
       list(2) = i4(face);
     elseif (nelnodes==8) 
       list(1) = face;
       list(2) = i4(face);
       list(3) = face+4;
     end
   elseif (ncoord == 3) 
     if (nelnodes==4) 
       if   (face == 1)
           list = [1,2,3];
       elseif (face == 2)
           list = [1,4,2];
       elseif (face == 3)
           list = [2,4,3];
       elseif (face == 4)
           list = [3,4,1];
       end
     elseif (nelnodes == 10) 
       if   (face == 1)
           list = [1,2,3,5,6,7];
       elseif (face == 2)
           list = [1,4,2,8,9,5];
       elseif (face == 3)
           list = [2,4,3,9,10,6];
       elseif (face == 4)
           list = [3,4,1,10,8,7];
       end
     elseif (nelnodes == 8) 
       if   (face == 1)
           list = [1,2,3,4];
       elseif (face == 2)
           list = [5,8,7,6];
       elseif (face == 3)
           list = [1,5,6,2];
       elseif (face == 4)
           list = [2,3,7,6];
       elseif (face == 5)
           list = [3,7,8,4];
       elseif (face == 6)
           list = [4,8,5,1];
       end
     elseif (nelnodes == 20)  
       if   (face == 1)
           list = [1,2,3,4,9,10,11,12];
       elseif (face == 2)
           list = [5,8,7,6,16,15,14,13];
       elseif (face == 3)
           list = [1,5,6,2,17,13,18,9];
       elseif (face == 4)
           list = [2,6,7,3,18,14,19,10];
       elseif (face == 5)
           list = [3,7,8,4,19,15,20,11];
       elseif (face == 6)
           list = [4,8,5,1,20,16,17,12];
       end
     end
   end
end
%
%====================== ELEMENT DISTRIBUTED LOAD VECTOR ==============
%
function r = eldload(ncoord,ndof,nfacenodes,elident,coords,traction)

  npoints = numberofintegrationpoints(ncoord-1,nfacenodes);
  xi = zeros(ncoord-1,1);
  dxdxi = zeros(ncoord,ncoord-1);
  r = zeros(ndof*nfacenodes,1);
   
  xilist = integrationpoints(ncoord-1,nfacenodes,npoints);
  w = integrationweights(ncoord-1,nfacenodes,npoints);

  for intpt = 1:npoints

    for i = 1:ncoord-1
      xi(i) = xilist(i,intpt);
    end

    N = shapefunctions(nfacenodes,ncoord-1,elident,xi);
    dNdxi = shapefunctionderivs(nfacenodes,ncoord-1,elident,xi);
%
%     Compute the jacobian matrix && its determinant
%
    for i = 1:ncoord
      for j = 1:ncoord-1
        dxdxi(i,j) = 0.;
        for a = 1:nfacenodes
          dxdxi(i,j) = dxdxi(i,j) + coords(i,a)*dNdxi(a,j);
        end
      end
    end
    if (ncoord == 2) 
      dt = sqrt(dxdxi(1,1)^2+dxdxi(2,1)^2);
    elseif (ncoord == 3) 
      dt = sqrt( ((dxdxi(2,1)*dxdxi(3,2))-(dxdxi(2,2)*dxdxi(3,1)))^2 ...
          + ((dxdxi(1,1)*dxdxi(3,2))-(dxdxi(1,2)*dxdxi(3,1)))^2 ...
          + ((dxdxi(1,1)*dxdxi(2,2))-(dxdxi(1,2)*dxdxi(2,1)))^2 );
    end
   for a = 1:nfacenodes
      for i = 1:ndof
        row = ndof*(a-1)+i;
        r(row) = r(row) + N(a)*traction(i)*w(intpt)*dt;
      end
    end
  end
end
%
%====================== Assemble the global stiffness matrix =================
%
function Stif = globalstiffness(ncoord,ndof,nnode,coords,nelem,maxnodes,elident,nelnodes,connect,materialprops,dofs)
%
%   Assemble the global stiffness matrix
%

   Stif = zeros(ndof*nnode,ndof*nnode);
   lmncoord = zeros(ncoord,maxnodes);
   lmndof = zeros(ndof,maxnodes);
%
%   Loop over all the elements
%
   for lmn = 1:nelem
%
%   Extract coords of nodes, DOF for the current element
%
      for a = 1:nelnodes(lmn)
        for i = 1:ncoord
          lmncoord(i,a) = coords(i,connect(a,lmn));
        end
        for i = 1:ndof
          lmndof(i,a) = dofs(ndof*(connect(a,lmn)-1)+i);
        end
      end
    n = nelnodes(lmn);
    ident = elident(lmn);
    kel = elstif(ncoord,ndof,n,ident,lmncoord,materialprops,lmndof);
%
%   Add the current element stiffness:the global stiffness
%
    for a = 1:nelnodes(lmn)
      for i = 1:ndof
        for b = 1:nelnodes(lmn)
          for k = 1:ndof
            rw = ndof*(connect(a,lmn)-1)+i;
            cl = ndof*(connect(b,lmn)-1)+k;
            Stif(rw,cl) = Stif(rw,cl) + kel(ndof*(a-1)+i,ndof*(b-1)+k);
          end
        end
      end
    end
   end
end
%
%===================== Assemble the global traction vector =============
%
function r = globaltraction(ncoord,ndof,nnodes,ndload,coords,nelnodes,elident,connect,dloads,dofs)

   r = zeros(ndof*nnodes,1);
   traction = zeros(ndof,1);

   for load = 1:ndload
%
%     Extract the coords of the nodes on the appropriate element face
%
      lmn = dloads(1,load);
      face = dloads(2,load);
      n = nelnodes(lmn);
      ident = elident(lmn);
      nfnodes = nfacenodes(ncoord,n,ident,face); 
      nodelist = facenodes(ncoord,n,ident,face);     
      lmncoord = zeros(ncoord,nfnodes);
      for a = 1:nfnodes
        for i = 1:ncoord
          lmncoord(i,a) = coords(i,connect(nodelist(a),dloads(1,load)));
        end
        for i = 1:ndof
          lmndof(i,a) = dofs(ndof*(connect(nodelist(a),dloads(1,load))-1)+i);
        end
      end
%
%    Compute the element load vector
%
     for i = 1:ndof
       traction(i) = dloads(i+2,load);
     end

     rel = eldload(ncoord,ndof,nfnodes,ident,lmncoord,traction);
%
%    Assemble the element load vector into global vector
%
     for a = 1:nfnodes
       for i = 1:ndof
         rw = (connect(nodelist(a),dloads(1,load))-1)*ndof+i;
         r(rw) = r(rw) + rel((a-1)*ndof+i);
       end
     end

   end
end       

function print_results(outfile, ...
    nprops,materialprops,ncoord,ndof,nnode,coords, ...
    nelem,maxnodes,connect,nelnodes,elident, ...
    nfix,fixnodes,ndload,dloads,dofs)
%      Print nodal displacements, element strains && stresses:a file

fprintf(outfile,'Nodal Displacements: \n');
   if (ndof == 2) 
     fprintf(outfile,' Node      Coords         u1       u2 \n');
     for i = 1:nnode
      fprintf(outfile,'%3d %8.4f %8.4f %8.4f %8.4f\n', ...
                               i,coords(1,i),coords(2,i),dofs(2*i-1),dofs(2*i));
     end
   elseif (ndof == 3) 
     fprintf(outfile,' Node            Coords            u1       u2       u3 \n');
     for i = 1:nnode
      fprintf(outfile,'%3d %8.4f %8.4f %8.4f %8.4f %8.4f %8.4f \n', ...
                    i,coords(1,i),coords(2,i),coords(3,i),dofs(3*i-2),dofs(3*i-1),dofs(3*i));
     end
   end

   fprintf(outfile,'\n\n Strains and Stresses \n');


   lmncoord = zeros(ncoord,maxnodes);
   displacements = zeros(ndof,maxnodes);

%
%   Loop over all the elements
%
   for lmn = 1:nelem

    fprintf(outfile,' \n Element; %d ',lmn);
    if (ncoord == 2)   
    fprintf(outfile,'  \n int pt    Coords          e_11      e_22     e_12      s_11       s_22      s_12 \n');

    elseif (ncoord == 3) 
    fprintf(outfile,'\n int pt         Coords            e_11      e_22     e_33      e_12       e_13      e_23      s_11      s_22      s_33      s_12      s_13      s_23 \n');
    end
%
%   Extract coords of nodes, DOF for the current element
%
      for a = 1:nelnodes(lmn)
        for i = 1:ncoord
          lmncoord(i,a) = coords(i,connect(a,lmn));
        end
        for i = 1:ndof
          displacements(i,a) = dofs(ndof*(connect(a,lmn)-1)+i);
        end
      end
      n = nelnodes(lmn);
      ident = elident(lmn);
 
      npoints = numberofintegrationpoints(ncoord,n);
      dNdx = zeros(n,ncoord);
      dxdxi = zeros(ncoord,ncoord);
      strain = zeros(ndof,ncoord);
      xi = zeros(ncoord,1);
      x = zeros(ncoord,1);
%
%  Set up integration points 
%
      xilist = integrationpoints(ncoord,n,npoints);
%
%  Loop over the integration points
%
     for intpt = 1:npoints

%     Compute shape functions && derivatives wrt local coords
%
       for i = 1:ncoord
         xi(i) = xilist(i,intpt);
       end
       N = shapefunctions(n,ncoord,ident,xi);      
       dNdxi = shapefunctionderivs(n,ncoord,ident,xi);
%
%     Compute the coords of the integration point
%
      for i = 1:ncoord
        x(i) = 0.;
        for a = 1:n
          x(i) = x(i) + lmncoord(i,a)*N(a);
        end
      end
%
%     Compute the jacobian matrix && its determinant
%
      for i = 1:ncoord
        for j = 1:ncoord
          dxdxi(i,j) = 0.;
          for a = 1:n
            dxdxi(i,j) = dxdxi(i,j) + lmncoord(i,a)*dNdxi(a,j);
          end
        end
      end

      dxidx = inv(dxdxi);
%
%     Convert shape function derivatives:derivatives wrt global coords
%
      for a = 1:n
        for i = 1:ncoord
          dNdx(a,i) = 0.;
          for j = 1:ncoord
            dNdx(a,i) = dNdx(a,i) + dNdxi(a,j)*dxidx(j,i);
          end
        end
      end
%
%     Compute the (infinitesimal) strain by differentiating displacements
%
      for i = 1:ncoord
         for j = 1:ncoord
            strain(i,j) = 0.;
            for a = 1:n
              strain(i,j) = strain(i,j) + 0.5*(displacements(i,a)*dNdx(a,j)+displacements(j,a)*dNdx(a,i));
            end
         end
      end

      stress = materialstress(ndof,ncoord,strain,materialprops);

      if (ncoord == 2) 

      fprintf(outfile,'%5d %7.4f %7.4f %9.4f %9.4f %9.4f %9.4f %9.4f %9.4f \n', ...
        intpt,x(1),x(2),strain(1,1),strain(2,2),strain(1,2),stress(1,1),stress(2,2),stress(1,2));


      elseif (ncoord == 3) 

      fprintf(outfile,'%5d %7.4f %7.4f %7.4f %9.4f %9.4f %9.4f %9.4f %9.4f %9.4f %9.4f %9.4f %9.4f %9.4f %9.4f %9.4f \n',...
              intpt,x(1),x(2),x(3), ...
              strain(1,1),strain(2,2),strain(3,3),strain(1,2),strain(1,3),strain(2,3), ...
              stress(1,1),stress(2,2),stress(3,3),stress(1,2),stress(1,3),stress(2,3));
      end
     end
   end
end

%==============================Function read_input_file =================
 function [nprops,materialprops,ncoord,ndof,nnode,coords,nelem,maxnodes, ...
                connect,nelnodes,elident,nfix,fixnodes,ndload,dloads] = read_input_file(infile) 

 cellarray=textscan(infile,'%s');

%  Total no. material parameters, && list of parameters
%
   nprops = str2num(cellarray{1}{2});
   materialprops = zeros(nprops,1);
   cellno = 2;
   for i = 1:nprops
     cellno = cellno + 2;  
     materialprops(i) = str2num(cellarray{1}{cellno});
   end;
%
%    no. coords (1:3), no. DOF, no. nodes && nodal coordinates
%
   cellno = cellno + 2;
   ncoord = str2num(cellarray{1}{cellno});
   cellno = cellno + 2;
   ndof = str2num(cellarray{1}{cellno});
   cellno = cellno + 2;
   nnode = str2num(cellarray{1}{cellno});
 
   coords = zeros(ncoord,nnode);
   cellno = cellno + 1;
   for i = 1 : nnode
     for j = 1 : ncoord
       cellno = cellno + 1;
       coords(j,i) = str2num(cellarray{1}{cellno});
     end;
   end;
%
%    No. elements && connectivity
%
   cellno = cellno + 2;
   nelem = str2num(cellarray{1}{cellno});
   cellno = cellno + 2;
   maxnodes = str2num(cellarray{1}{cellno});
   connect = zeros(maxnodes,nelem);
   nelnodes = zeros(nelem,1);
   elident = zeros(nelem,1);
   cellno = cellno + 3;
   for i = 1 : nelem
     cellno = cellno + 1;
     elident(i) = str2num(cellarray{1}{cellno});
     cellno = cellno + 1;
     nelnodes(i) = str2num(cellarray{1}{cellno});
     for j = 1 : nelnodes(i)
       cellno = cellno + 1;
       connect(j,i) = str2num(cellarray{1}{cellno});
     end
   end
%
%    No. nodes with prescribed displacements, with the prescribed displacements
% 
   cellno = cellno + 2;
   nfix = str2num(cellarray{1}{cellno});
   cellno = cellno + 3;
   fixnodes = zeros(3,nfix);
   for i = 1 : nfix
      cellno = cellno + 1;
      fixnodes(1,i) = str2num(cellarray{1}{cellno});
      cellno = cellno + 1;
      fixnodes(2,i) = str2num(cellarray{1}{cellno});
      cellno = cellno + 1;
      fixnodes(3,i) = str2num(cellarray{1}{cellno});
   end;
%
%    No. loaded element faces, with the loads
%
    cellno = cellno + 2;
    ndload = str2num(cellarray{1}{cellno});
    cellno = cellno + 3;
    dloads = zeros(2+ndof,ndload);
    for i = 1 : ndload
       cellno = cellno + 1;
       dloads(1,i) = str2num(cellarray{1}{cellno});
       cellno = cellno + 1;
       dloads(2,i) = str2num(cellarray{1}{cellno});
       for j = 1 : ndof
         cellno = cellno + 1;
         dloads(j+2,i) = str2num(cellarray{1}{cellno});
       end;
    end;
    
 end
  function plotmesh(coords,ncoord,nnode,connect,nelem,elident,nelnodes,color)
% Function to plot a mesh.  
    f2D_3 = [1,2,3];
    f2D_4 = [1,2,3,4];
    f2D_6 = [1,4,2,5,3,6];
    f2D_8 = [1,5,2,6,3,7,4,8];
    f3D_4 = [[1,2,3];[1,4,2];[2,4,3];[3,4,1]];
    f3D_10 = [[1,5,2,6,3,7];[1,8,4,9,2,5];[2,9,4,10,3,6];[3,10,4,8,1,7]];
    f3D_8 = [[1,2,3,4];[5,8,7,6];[1,5,6,2];[2,3,7,6];[3,7,8,4];[4,8,5,1]];
    f3D_20 = [[1,9,2,10,3,11,4,12];[5,16,8,15,7,14,6,13];
              [1,17,5,13,6,18,2,9];[2,18,6,14,7,19,3,10];
              [3,19,7,15,8,20,4,11];[4,20,8,16,5,17,1,12]];

   hold on
   if (ncoord==2)  % Plot a 2D mesh
       for lmn = 1:nelem
           for i = 1:nelnodes(lmn)
               x(i,1:2) = coords(1:2,connect(i,lmn));
           end
           scatter(x(:,1),x(:,2),'MarkerFaceColor','r');
           if (nelnodes(lmn)==3) 
               patch('Vertices',x,'Faces',f2D_3,'FaceColor','none','EdgeColor',color);
           elseif (nelnodes(lmn)==4)
               patch('Vertices',x,'Faces',f2D_4,'FaceColor','none','EdgeColor',color);
           elseif (nelnodes(lmn)==6) 
               patch('Vertices',x,'Faces',f2D_6,'FaceColor','none','EdgeColor',color);
           elseif (nelnodes(lmn)==8 || nelnodes(lmn)==9)
               patch('Vertices',x,'Faces',f2D_8,'FaceColor','none','EdgeColor',color);
           end
       end
   elseif (ncoord==3) % Plot a 3D mesh
       for lmn = 1:nelem
           for i = 1:nelnodes(lmn)
               x(i,1:3) = coords(1:3,connect(i,lmn));
           end
           scatter3(x(:,1),x(:,2),x(:,3),'MarkerFaceColor','r');
           if (nelnodes(lmn)==4) 
               patch('Vertices',x,'Faces',f3D_4,'FaceColor','none','EdgeColor',color);
           elseif (nelnodes(lmn)==10)
               patch('Vertices',x,'Faces',f3D_10,'FaceColor','none','EdgeColor',color);
           elseif (nelnodes(lmn)==8) 
               patch('Vertices',x,'Faces',f3D_8,'FaceColor','none','EdgeColor',color);
           elseif (nelnodes(lmn)==20)
               patch('Vertices',x,'Faces',f3D_20,'FaceColor','none','EdgeColor',color);
           end
       end    
   end
   axis equal
   hold off
  end
